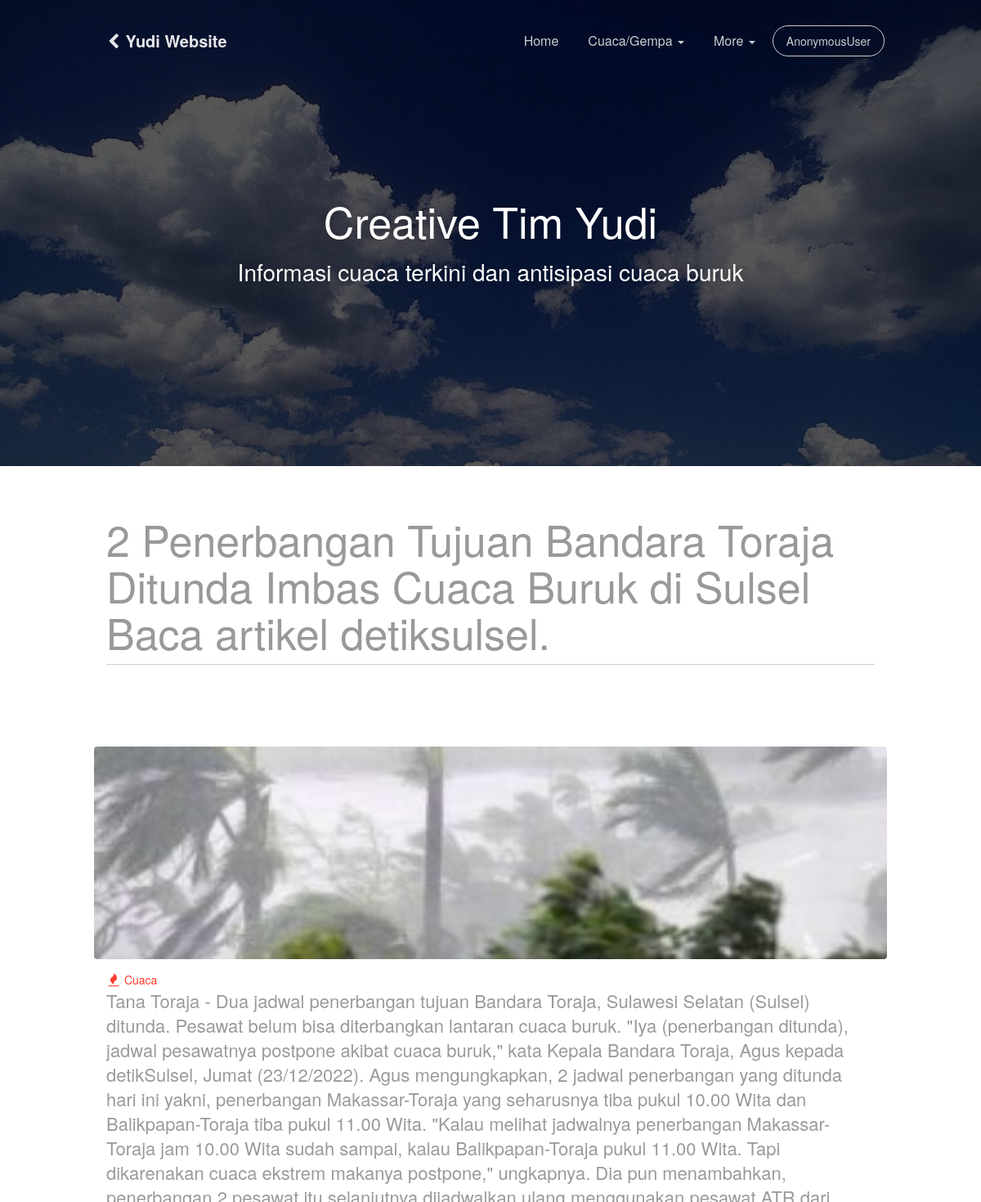
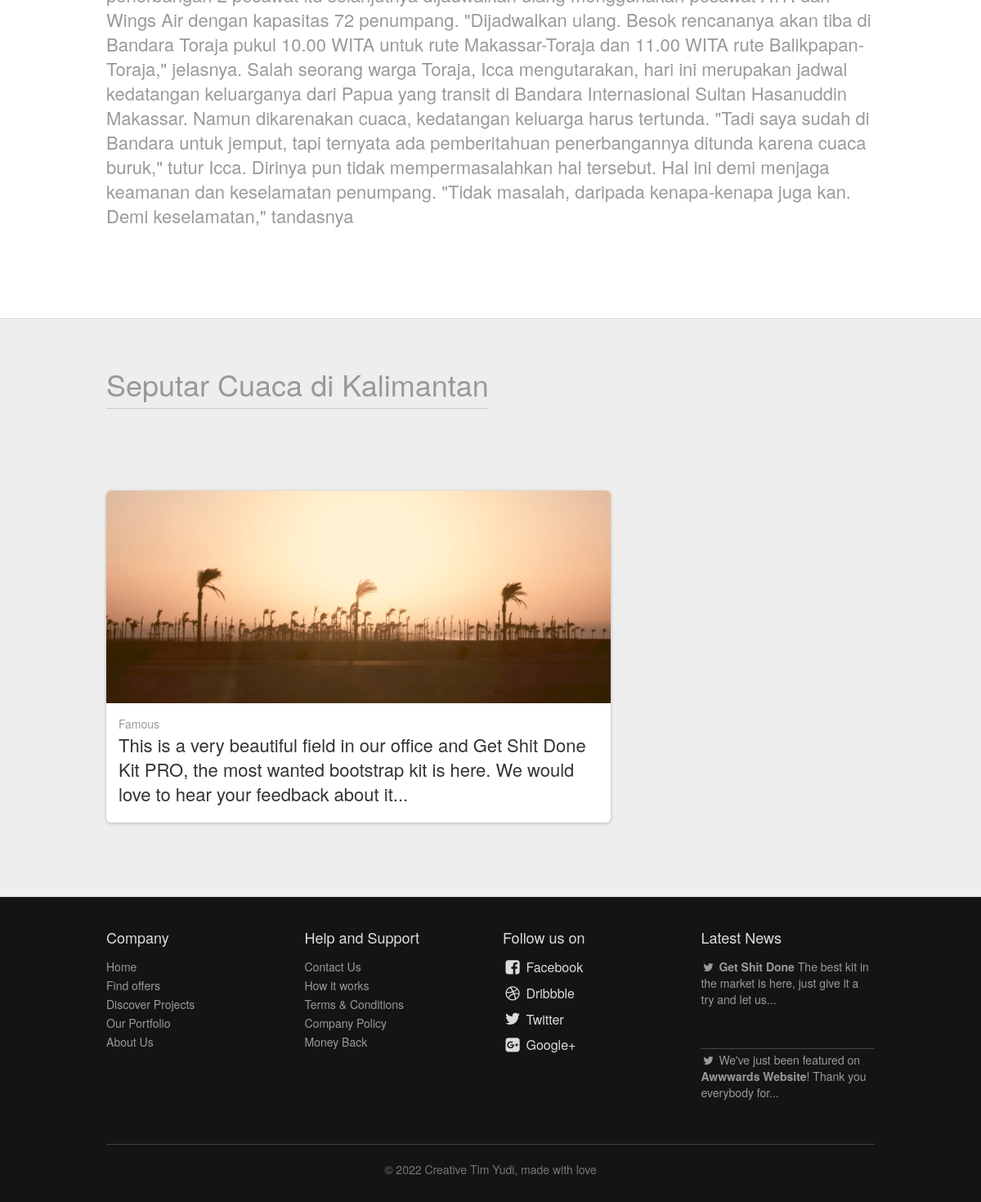
/detail/6/detail/, run on the app's committed database (2 pictures, top to bottom).
### cuaca/models.py (models this page shows, shortened)
class Artikel(models.Model):
    nama = models.ForeignKey(User,on_delete=models.CASCADE,blank= True, null=True)
    judul = models.CharField(max_length=100)
    isi = models.TextField(blank= True, null=True )
    kategori = models.ForeignKey(Kategori, on_delete=models.CASCADE, blank=True,null=True)

class Kategori(models.Model):
    nama = models.CharField(max_length=100)
    def __str__(self):
         return self.nama
    class Meta:
        verbose_name_plural = "Kategori"

### cuacagempa/views.py (the view)
# urls.py: path('detail/<int:id>/detail/',detail, name='detail'),
def detail(request, id):
    template_name = 'front/detail.html'
    artikel = Artikel.objects.get(id=id)
    context = {
        'title': 'ini adalah halaman c',
        'artikel' : artikel,
    }
    return render(request, template_name, context)

### templates/front/detail.html (shortened to what this page needs)
{% load static %}
<!doctype html>
<html lang="en">
<head>
    <link href="{% static 'bootstrap3/css/bootstrap.min.css' %}" rel="stylesheet" />
    <link href="{% static 'front/css/gsdk.css' %}" rel="stylesheet"/>
    <link href="{% static 'front/css/examples.css' %}" rel="stylesheet"/>
    <link href="http://maxcdn.bootstrapcdn.com/font-awesome/4.4.0/css/font-awesome.min.css" rel="stylesheet">
    <link href="{% static 'front/css/pe-icon-7-stroke.css' %}" rel="stylesheet" />
</head>
<body class="blog-page">
<nav class="navbar navbar-inverse navbar-transparent navbar-fixed-top" role="navigation">
    <div class="container">
    <div class="navbar-header">
      <a class="navbar-brand" href="http://localhost:8000/"> <i class="fa fa-chevron-left"></i> Yudi Website  </a>
    </div>
    <div class="collapse navbar-collapse">
      <ul  class="nav navbar-nav navbar-right">
            <li>
                <a href="{% url 'home' %}">
                     Home
                </a>
            </li>
            <li class="dropdown">
                <a href="#" class="dropdown-toggle" data-toggle="dropdown">
                     Cuaca/Gempa
                     <b class="caret"></b>
                </a>
            </li>
            <li class="dropdown">
                  <a href="#" class="dropdown-toggle" data-toggle="dropdown">
                    More
                    <b class="caret"></b>
                  </a>
            </li>
            <li>
                {% if user != 'Anonymouse'%}
                <a href="{% url 'dashboard' %}" class="btn btn-round btn-default">{{user}}</a>
                {%else%}
                <a href="{% url 'login' %}" class="btn btn-round btn-default">LOGIN</a>
                {% endif %}
            </li>
       </ul>
    </div>
  </div>
</nav>
<div class="wrapper">
    <div class="parallax filter-black">
        <div class="parallax-image">
            <img src="{% static 'front/img/awn.jpg' %}" alt="..." />
        </div>
        <div class="small-info">
            <h1>Creative Tim Yudi</h1>
            <h3>Informasi cuaca terkini dan antisipasi cuaca buruk </h3>
        </div>
    </div>
    <div class="section">
           <div class="container">
               <h1 class="section-title">{{artikel.judul}}</h1>
               <div class="row">
                    <div class="col-md-4">
                    </div>
                     <div class="col-4">
                        <div class="card card-plain">
                            <div class="image">
                            </div>
                            <div class="content">
                                 <p class="category text-danger">
                                    <i class="fa fa-fire" rel="tooltip" title="Hot!"></i> {{artikel.kategori}}
                                </p>
                                <a class="card-link" >
                                    <h4 class="title">{{artikel.isi}}</a></h4>
                            </div>
                        </div>
                    </div>
               </div>
           </div>
    </div>
    <div class="section section-gray">
           <div class="container">
               <h2 class="section-title">
                    Seputar Cuaca di Kalimantan
               </h2>
               <div class="row">
                    <div class="col-md-10">
                    </div>
                     <div class="col-md-8">
                        <div class="card">
                            <div class="image">
                            </div>
                            <div class="content">
                                <p class="category">Famous</p>
                                <a class="card-link" href="#">
                                    <h4 class="title">This is a very beautiful field in our office and Get Shit Done Kit PRO, the most wanted bootstrap kit is here. We would love to hear your feedback about it...</h4>
                                </a>
                            </div>
                        </div>
                    </div>
               </div>
           </div>
    </div>
    <footer class="footer footer-big footer-transparent" style="background-image: url('{% static 'front/img/thumb.jpg' %})">
        <div class="container">
            <div class="row">
                <div class="col-md-2">
                    <h5 class="title">Company</h5>
                    <nav>
                        <ul>
                            <li>
                                <a href="#" >
                                    Home
                                </a>
                            </li>
                            <li>
                                <a href="#">
                                   Find offers
                                </a>
                            </li>
                            <li>
                                <a href="#">
                                    Discover Projects
                                </a>
                            </li>
                            <li>
                                <a href="#">
                                    Our Portfolio
                                </a>
                            </li>
                            <li>
                                <a href="#">
                                    About Us
                                </a>
                            </li>
                        </ul>
                    </nav>
                </div>
                <div class="col-md-3 col-md-offset-1">
                    <h5 class="title"> Help and Support</h5>
                    <nav>
                        <ul>
                            <li>
                                <a href="#">
                                   Contact Us
                                </a>
                            </li>
                            <li>
                                <a href="#">
                                   How it works
                                </a>
                            </li>
                            <li>
                                <a href="#">
                                    Terms & Conditions
                                </a>
                            </li>
                            <li>
                                <a href="#">
                                    Company Policy
                                </a>
                            </li>
                            <li>
                                <a href="#">
                                   Money Back
                                </a>
                            </li>
                        </ul>
                    </nav>
                </div>
                <div class="col-md-3">
                    <h5 class="title">Follow us on</h5>
                    <nav>
                        <ul>
                            <li>
                                <a href="#" class="btn btn-social btn-facebook btn-simple">
                                    <i class="fa fa-facebook-square"></i> Facebook
                                </a>
                            </li>
                             <li>
                                 <a href="#" class="btn btn-social btn-dribbble btn-simple">
                                    <i class="fa fa-dribbble"></i> Dribbble
                                </a>
                            </li>
                            <li>
                               <a href="#" class="btn btn-social btn-twitter btn-simple">
                                    <i class="fa fa-twitter"></i> Twitter
                                </a>
                            </li>
                            <li>
                                 <a href="#" class="btn btn-social btn-reddit btn-simple">
                                    <i class="fa fa-google-plus-square"></i> Google+
                                </a>
                            </li>
                        </ul>
                    </nav>
                </div>
                 <div class="col-md-3">
                    <h5 class="title">Latest News</h5>
                    <nav>
                        <ul>
                            <li>
                                <a href="#" >
                                   <i class="fa fa-twitter"></i> <b>Get Shit Done</b>
                                   The best kit in the market is here, just give it a try and let us...
                                   <hr class="hr-small">
                                </a>
                            </li>
                            <li>
                                  <a href="#" >
                                   <i class="fa fa-twitter"></i>
                                   We've just been featured on <b> Awwwards Website</b>! Thank you everybody for...
                                </a>
                            </li>
                        </ul>
                    </nav>
                </div>
            </div>
            <hr />
            <div class="copyright">
                &copy; 2022 Creative Tim Yudi, made with love
            </div>
        </div>
    </footer>
</div>
</body>
</html>

### static/front/css/examples.css (style rules this page uses)
.section-title { font-weight: 300; display: inline-block; padding-bottom: 10px; border-bottom: 1px solid #CCCCCC; color: #999; }
.section-gray { border-top: 1px solid #DDDDDD; border-bottom: 1px solid #DDDDDD; }
.parallax { width: 100%; height: 570px; overflow: hidden; display: block; }
.parallax .small-info { color: #FFFFFF; text-shadow: 0 0 10px rgba(0, 0, 0, 0.27); top: 37%; position: absolute; text-align: center; width: 100%; z-index: 2; }
.parallax .small-info h3 { max-width: 790px; margin: 0 auto; line-height: 1.4; }
.parallax .parallax-image img { width: 100%; position: relative; }
.filter-black { position: relative; }
.filter-black:after { position: absolute; left: 0; top: 0; width: 100%; height: 100%; display: block; z-index: 1; background-color: rgba(0, 0, 0, 0.66); content: ""; }
.about-us .container, .contact-us .container, .pricing .container, .blog-page .container, .ecommerce .container, .home .container, .product-page .container, .blog-post .container { max-width: 970px; }
.blog-page .card { margin-bottom: 60px; }
.blog-page .section-title { margin-bottom: 40px; }

### data on the page
Artikel: judul "2 Penerbangan Tujuan Bandara Toraja Ditunda Imbas Cuaca Buruk di Sulsel Baca artikel detiksulsel.", kategori "Cuaca", isi "Tana Toraja - Dua jadwal penerbangan tujuan Bandara Toraja, Sulawesi Selatan (Sulsel) ditunda. Pesawat belum bisa diterbangkan lantaran cuaca buruk. \"Iya (penerbangan ditunda), jadwal pesawatnya postpone akibat cuaca buruk,\" kata Kepala Bandara Toraja, Agus kepada detikSulsel, Jumat (23/12/2022). Agus mengungkapkan, 2 jadwal penerbangan yang ditunda hari ini yakni, penerbangan Makassar-Toraja yang seharusnya tiba pukul 10.00 Wita dan Balikpapan-Toraja tiba pukul 11.00 Wita. \"Kalau melihat jadwalnya penerbangan Makassar-Toraja jam 10.00 Wita sudah sampai, kalau Balikpapan-Toraja pukul 11.00 Wita. Tapi dikarenakan cuaca ekstrem makanya postpone,\" ungkapnya. Dia pun menambahkan, penerbangan 2…"

### other printed values
{{ user }} "AnonymousUser"
